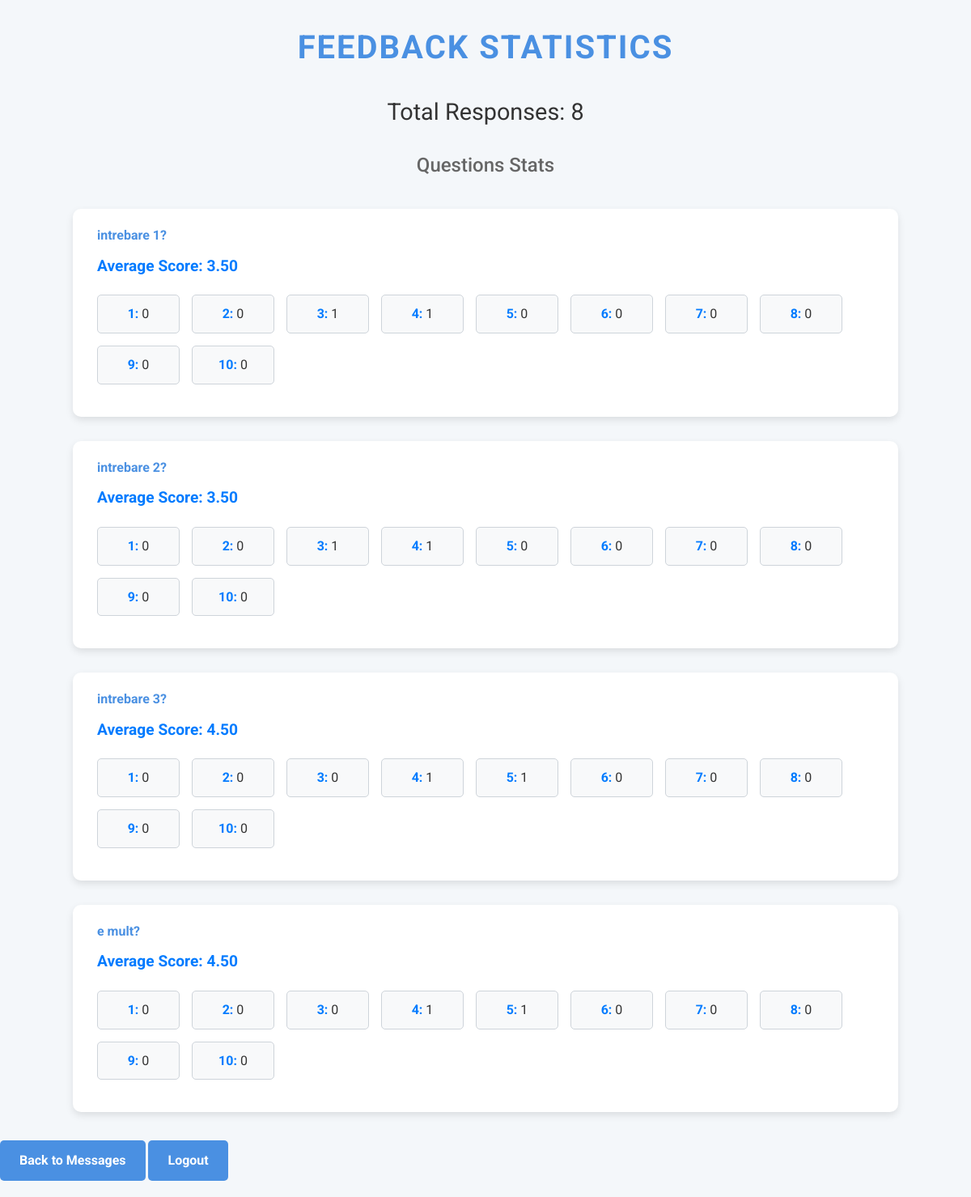
The page /statistics (signed in) on the database its author committed.
### app.py (models this page shows, shortened)
class Question(db.Model):
    id = db.Column(db.Integer, primary_key=True)
    text = db.Column(db.String(255),  nullable=False)

### app.py (the view)
@app.route('/statistics', methods=['GET'])
@login_required
def statistics():
    all_answers = UserAnswer.query.all()
    all_additional_texts = AdditionalText.query.all()  # This retrieves all the messages
    all_questions = Question.query.all()
    statistics = {
        'total': len(all_answers),
        'question_stats': {},
        'averages': {}  # Store averages for each question
    }
    emoji_mapping = {
        '1': 'Very Poor',
        '2': 'Poor',
        '3': 'Fair',
        '4': 'Below average',
        '5': 'Average',
        '6': 'Good',
        '7': 'Very Good',
        '8': 'Excellent',
        '9': 'Exceptional',
        '10': 'Perfect'
    }
    for question in all_questions:
        question_answers = [answer for answer in all_answers if answer.question == question.text]  # Use question.text
        counts = {
            'Very Poor': sum(1 for a in question_answers if a.answer == '1'),
            'Poor': sum(1 for a in question_answers if a.answer == '2'),
            'Fair': sum(1 for a in question_answers if a.answer == '3'),
            'Below average': sum(1 for a in question_answers if a.answer == '4'),
            'Average': sum(1 for a in question_answers if a.answer == '5'),
            'Good': sum(1 for a in question_answers if a.answer == '6'),
            'Very Good': sum(1 for a in question_answers if a.answer == '7'),
            'Excellent': sum(1 for a in question_answers if a.answer == '8'),
            'Exceptional': sum(1 for a in question_answers if a.answer == '9'),
            'Perfect': sum(1 for a in question_answers if a.answer == '10'),
        }
        statistics['question_stats'][question.text] = counts  # Use question.text for the key
        total_score = 0
        answer_count = 0
        for answer in question_answers:
            try:
                total_score += int(answer.answer)  # Convert the answer to an integer
                answer_count += 1
            except ValueError:
                pass  # Skip any non-numeric values
        average = total_score / answer_count if answer_count > 0 else 'No Votes'
        statistics['averages'][question.text] = "{:.2f}".format(average) if isinstance(average, float) else average
    return render_template('statistics.html', statistics=statistics, additional_texts=all_additional_texts)

### app.py (called while the page is built)
@login_manager.user_loader
def load_user(user_id):
    return db.session.get(User, int(user_id))

### templates/statistics.html (shortened to what this page needs)
<!DOCTYPE html>
<html lang="en">
<head>
</head>
<body>
    <h1>Feedback Statistics</h1>
    <h2>Total Responses: {{ statistics.total }}</h2>
    <h3>Questions Stats</h3>
    <ul>
        {% for question, counts in statistics.question_stats.items() %}
        <li>
            <strong>{{ question }}</strong>
            <div class="average">Average Score: {{ statistics.averages[question] }}</div>
            <div>
                <div class="grade-container">
                    <div class="grade-item">
                        <span class="grade-number">1:</span> {{ counts['Very Poor'] }}
                    </div>
                    <div class="grade-item">
                        <span class="grade-number">2:</span> {{ counts['Poor'] }}
                    </div>
                    <div class="grade-item">
                        <span class="grade-number">3:</span> {{ counts['Fair'] }}
                    </div>
                    <div class="grade-item">
                        <span class="grade-number">4:</span> {{ counts['Below average'] }}
                    </div>
                    <div class="grade-item">
                        <span class="grade-number">5:</span> {{ counts['Average'] }}
                    </div>
                    <div class="grade-item">
                        <span class="grade-number">6:</span> {{ counts['Good'] }}
                    </div>
                    <div class="grade-item">
                        <span class="grade-number">7:</span> {{ counts['Very Good'] }}
                    </div>
                    <div class="grade-item">
                        <span class="grade-number">8:</span> {{ counts['Excellent'] }}
                    </div>
                    <div class="grade-item">
                        <span class="grade-number">9:</span> {{ counts['Exceptional'] }}
                    </div>
                    <div class="grade-item">
                        <span class="grade-number">10:</span> {{ counts['Perfect'] }}
                    </div>
                </div>
            </div>
        </li>
        {% endfor %}
    </ul>
    <a href="{{ url_for('messages') }}">Back to Messages</a>
    <a href="{{ url_for('logout') }}">Logout</a>
</body>
</html>

### templates/statistics.html (style rules this page uses)
body { font-family: 'Roboto', sans-serif; margin: 0; padding: 0; background-color: #f4f7fa; color: #333; line-height: 1.6; }
h1, h2, h3 { text-align: center; margin-bottom: 20px; }
h1 { color: #4A90E2; font-size: 2.5em; text-transform: uppercase; letter-spacing: 2px; }
h2 { color: #333; font-weight: 400; font-size: 1.8em; }
h3 { color: #666; font-weight: 500; font-size: 1.5em; }
ul { list-style: none; padding: 0; display: flex; flex-direction: column; align-items: center; margin: 0; }
li { background: #fff; border-radius: 10px; padding: 20px 30px; margin: 15px 0; box-shadow: 0 4px 10px rgba(0, 0, 0, 0.1); width: 80%; transition: transform 0.3s, box-shadow 0.3s; overflow-wrap: break-word; word-wrap: break-word; word-break: break-word; }
strong { color: #4A90E2; font-weight: 700; display: block; margin-bottom: 10px; text-align: left; }
.average { color: #007BFF; font-weight: bold; font-size: 1.2em; margin-bottom: 10px; text-align: left; }
a { display: inline-block; margin: 20px auto; padding: 12px 24px; color: #fff; background-color: #4A90E2; border-radius: 5px; text-decoration: none; font-weight: bold; transition: background-color 0.3s, transform 0.3s; }
.grade-container { display: flex; flex-wrap: wrap; gap: 15px; margin: 20px 0; }
.grade-item { background-color: #f8f9fa; border: 1px solid #ced4da; border-radius: 5px; padding: 10px; width: 80px; text-align: center; }
.grade-number { font-weight: bold; color: #007BFF; }

### rows shown on the page
Question: text "intrebare 1?", text "3.50", counts "0", Poor "0", Fair "1", id "1", Average "0", Good "0", Excellent "0", Exceptional "0", Perfect "0"
Question: text "intrebare 2?", text "3.50", counts "0", Poor "0", Fair "1", counts "1", Average "0", Good "0", Excellent "0", Exceptional "0", Perfect "0"
Question: text "intrebare 3?", text "4.50", counts "0", Poor "0", Fair "0", counts "1", Average "1", Good "0", Excellent "0", Exceptional "0", Perfect "0"
Question: text "e mult?", text "4.50", counts "0", Poor "0", Fair "0", counts "1", Average "1", Good "0", Excellent "0", Exceptional "0", Perfect "0"

### other values the page prints
{{ statistics.total }} "8"
